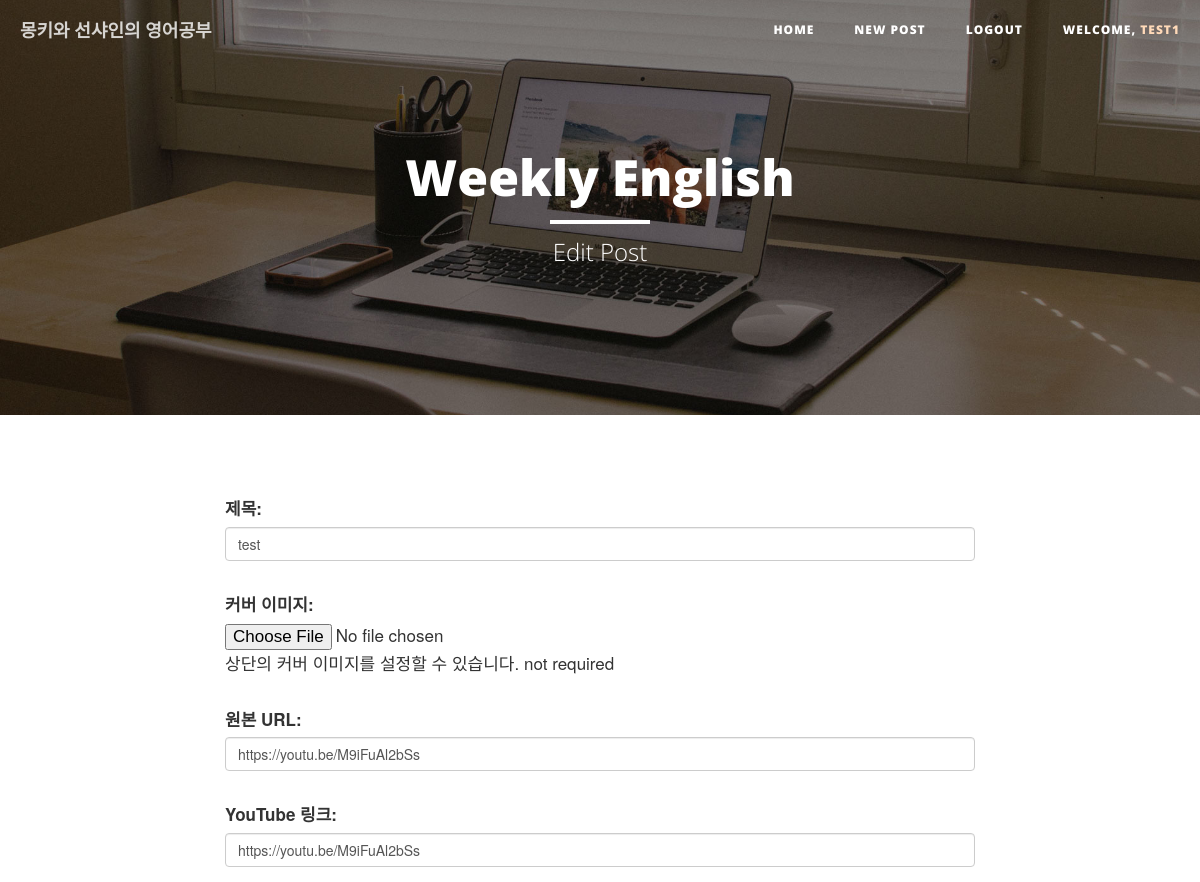
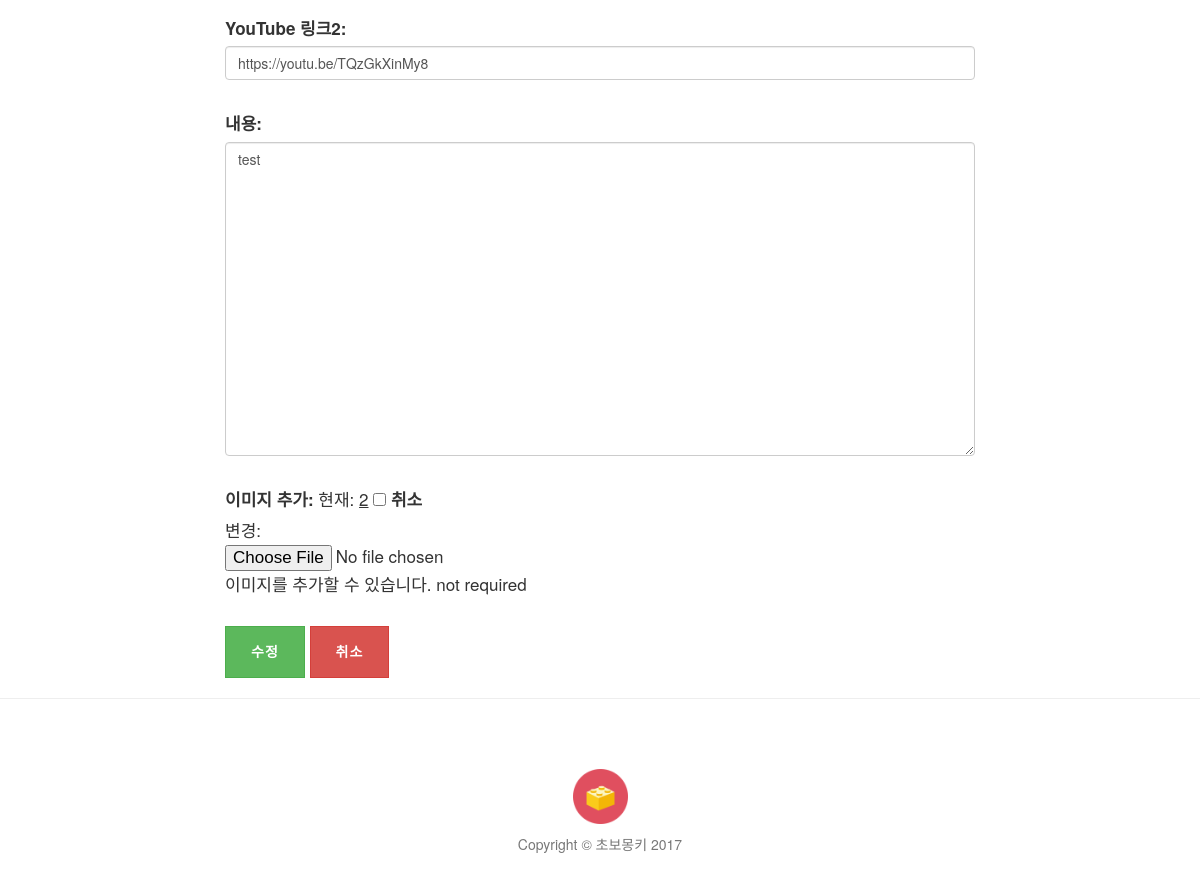
The app's page /post/62/edit/ (signed in) with its own data (2 pictures, top to bottom).
### study/models.py (models this page shows, shortened)
class Post(models.Model):
    author = models.ForeignKey('auth.User')
    title = models.CharField(max_length=200, verbose_name='제목')
    origin = models.CharField(max_length=200,  blank=True, null=True, verbose_name='원본 URL')
    video_url = models.CharField(max_length=100, blank=True, null=True, verbose_name='YouTube 링크')
    video_key = models.CharField(max_length=12, null=True, blank=True)
    video_time = models.IntegerField(null=True, blank=True)
    video_url2 = models.CharField(max_length=100, blank=True, null=True, verbose_name='YouTube 링크2')
    video_key2 = models.CharField(max_length=12, null=True, blank=True)
    video_time2 = models.IntegerField(null=True, blank=True)
    image = models.ImageField(upload_to = user_path, blank=True, verbose_name='이미지 추가', help_text='이미지를 추가할 수 있습니다. not required')
    cover_img = models.ImageField(upload_to = user_path, blank=True, verbose_name='커버 이미지', help_text='상단의 커버 이미지를 설정할 수 있습니다. not required')
    text = models.TextField(verbose_name='내용')
    created_date = models.DateTimeField(auto_now_add=True)
    class Meta:
        ordering = ['-created_date']

### study/views.py (the view)
# urls.py: url(r'^post/(?P<pk>\d+)/edit/$', views.post_edit, name='post_edit'),
@login_required
def post_edit(request, pk):
    post = get_object_or_404(Post, pk=pk)
    if request.method == 'POST':
        form = PostForm(request.POST,request.FILES, instance=post)
        if form.is_valid():
            post = form.save(commit=False)
            post.author = request.user
            if len(post.video_url) == 0 :
                post.video_key = None
                post.save()
            if len(post.video_url2) == 0 :
                post.video_key2 = None
                post.save()
            if len(post.video_url) == 28 :
                post.video_key = post.video_url[-11:]
                post.video_time = None
                post.save()
            if len(post.video_url2) == 28 :
                post.video_key2 = post.video_url2[-11:]
                post.video_time2 = None
                post.save()
            if len(post.video_url) > 29 :
                post.video_key = post.video_url[17:17+11]
                regx_time =  r't=\d{0,2}m?\d{0,2}s?'
                result_time = re.search(regx_time, post.video_url)
                result_time = result_time.group(0)
                result_time = re.findall(r'\d+', result_time)
                if len(result_time) > 1:
                    post.video_time =  int(result_time[0])*60+int(result_time[1])
                else:
                    post.video_time = int(result_time[0])
                post.save()
            if len(post.video_url2) > 29 :
                post.video_key2 = post.video_url2[17:17+11]
                regx_time =  r't=\d{0,2}m?\d{0,2}s?'
                result_time = re.search(regx_time, post.video_url2)
                result_time = result_time.group(0)
                result_time = re.findall(r'\d+', result_time)
                if len(result_time) > 1:
                    post.video_time2 =  int(result_time[0])*60+int(result_time[1])
                else:
                    post.video_time2 = int(result_time[0])
                post.save()
            return redirect('study:post_detail', pk=post.pk)
    else:
        if post.author == request.user:
            form = PostForm(instance=post)
            return render(request, 'bsr/post_edit.html', {'form':form})
        else:
            return render(request, 'bsr/warning.html')

### study/forms.py
class PostForm(forms.ModelForm):
    class Meta:
        model = Post
        fields = ('title','cover_img', 'origin','video_url', 'video_url2', 'text', 'image')
        widgets = {
            'title' : forms.TextInput(attrs={'class': 'form-control'}),
            'origin' : forms.TextInput(attrs={'class': 'form-control','placeholder': '자료 출처를 입력해주세요.(not required)'}),
            'video_url' : forms.TextInput(attrs={'class': 'form-control', 'placeholder': 'YouTube 영상이 있다면 공유 URL을 입력해주세요.(not required)'}),
            'video_url2' : forms.TextInput(attrs={'class': 'form-control', 'placeholder': 'YouTube 영상이 있다면 공유 URL을 입력해주세요.(not required)'}),
            'text' : forms.Textarea(attrs={'class': 'form-control', 'rows':15}),
        }

### study/templates/bsr/post_edit.html (shortened to what this page needs)
{% extends 'bsr/base.html' %}
{% load staticfiles %}
{% block heading %}
<header class="intro-header" style="background-image: url('{% static 'bsr/img/home-bg.jpg' %}')">
    <div class="container">
        <div class="row">
            <div class="col-lg-8 col-lg-offset-2 col-md-10 col-md-offset-1">
              <div class="site-heading">
                <a class="heading" href="/">
                  <h1>Weekly English</h1>
                  <hr class="small">
                  <span class="subheading">Edit Post</span>
                </a>
              </div>
            </div>
        </div>
    </div>
</header>
{% endblock %}
{% block content %}
<form method="POST" class="login-form" enctype="multipart/form-data">
{{ form.as_p }}
<input type="submit" class="save btn btn-success" value="수정">
<a href="{% url 'study:post_list' %}">
  <button type="button" class="btn btn-danger">취소</button>
</a>
</form>
{% endblock content %}

### study/templates/bsr/base.html (shortened to what this page needs)
<!DOCTYPE html>
{% load staticfiles %}
<html>
<head>
    <link href="{% static 'bsr/vendor/bootstrap/css/bootstrap.min.css' %}" rel="stylesheet">
    <link href="{% static 'bsr/css/clean-blog.css' %}" rel="stylesheet">
    <link href="{% static 'bsr/vendor/font-awesome/css/font-awesome.min.css' %}" rel="stylesheet" type="text/css">
</head>
<body>
    <nav class="navbar navbar-default navbar-custom navbar-fixed-top">
        <div class="container-fluid">
            <div class="navbar-header page-scroll">
                <a class="navbar-brand" href="{% url 'study:post_list' %}">몽키와 선샤인의 영어공부</a>
            </div>
            <div class="collapse navbar-collapse" id="bs-example-navbar-collapse-1">
                <ul class="nav navbar-nav navbar-right">
                    <li>
                        <a href="{% url 'study:post_list' %}">Home</a>
                    </li>
                    <li>
                        <a href="{% url 'study:post_new' %}">New Post</a>
                    </li>
                    <li>
                        {% if user.is_active %}
                        <a href="{% url 'logout' %}">Logout</a>
                        {% else %}
                        <a href="{% url 'login' %}">Login</a>
                        {% endif %}
                    </li>
                    {% if user.is_authenticated %}
                        <li>
                            <a href="{% url 'study:post_list' %}">welcome, <span class='username'>{{ user.username }}</span></a>
                        </li>
                    {% endif %}
                </ul>
            </div>
        </div>
    </nav>
  {% block heading %}
  {% endblock %}
    <div class="container">
        <div class="row">
            <div class="col-lg-8 col-lg-offset-2 col-md-10 col-md-offset-1">
              {% block content %}
              {% endblock %}
            </div>
        </div>
    </div>
    <hr>
    <footer>
        <div class="container">
            <div class="row">
                <div class="col-lg-8 col-lg-offset-2 col-md-10 col-md-offset-1">
                    <a class="footer" href="https://github.com/wayhome25"><img src="{% static 'bsr/img/profile-pic.png' %}" alt="로고" class="logo">
                    <p class="copyright text-muted">Copyright &copy; 초보몽키 2017</p></a>
                </div>
            </div>
        </div>
    </footer>
</body>
</html>

### study/static/bsr/css/clean-blog.css (style rules this page uses)
body { font-size: 17px; color: #333333; line-height: 2; }
p { line-height: 1.5; margin: 30px 0; }
p a { text-decoration: underline; }
h1, h2, h3, h4, h5, h6 { font-family: 'Open Sans', 'Helvetica Neue', Helvetica, Arial, sans-serif; font-weight: 800; }
a { color: #333333; }
hr.small { max-width: 100px; margin: 15px auto; border-width: 4px; border-color: white; }
.navbar-custom { position: absolute; top: 0; left: 0; width: 100%; z-index: 3; font-family: 'Open Sans', 'Helvetica Neue', Helvetica, Arial, sans-serif; }
.navbar-custom .navbar-brand { font-weight: 800; }
.navbar-custom .nav li a { text-transform: uppercase; font-size: 12px; font-weight: 800; letter-spacing: 1px; }
@media only screen and (min-width: 768px) { .navbar-custom { background: transparent; border-bottom: 1px solid transparent; } }
@media only screen and (min-width: 768px) { .navbar-custom .navbar-brand { color: white; padding: 20px; } }
@media only screen and (min-width: 768px) { .navbar-custom .nav li a { color: white; padding: 20px; } }
@media only screen and (min-width: 1170px) { .navbar-custom { -webkit-transition: background-color 0.3s; -moz-transition: background-color 0.3s; transition: background-color 0.3s; -webkit-transform: translate3d(0, 0, 0); -moz-transform: translate3d(0, 0, 0); -ms-transform: translate3d(0, 0, 0); -o-transform: translate3d(0, 0, 0); transform: translate3d(0, 0, 0); -webkit-backface-visibility: hidden; backface-visibility: hidden; } }
.intro-header { background-color: #777777; background: no-repeat center center; background-attachment: scroll; -webkit-background-size: cover; -moz-background-size: cover; background-size: cover; -o-background-size: cover; margin-bottom: 50px; }
.intro-header .site-heading, .intro-header .post-heading, .intro-header .page-heading { padding: 100px 0 50px; color: white; }
@media only screen and (min-width: 768px) { .intro-header .site-heading, .intro-header .post-heading, .intro-header .page-heading { padding: 150px 0; } }
.intro-header .site-heading, .intro-header .page-heading { text-align: center; }
.intro-header .site-heading h1, .intro-header .page-heading h1 { margin-top: 0; font-size: 35px; }
.intro-header .site-heading .subheading, .intro-header .page-heading .subheading { font-size: 24px; line-height: 1.1; display: block; font-family: 'Open Sans', 'Helvetica Neue', Helvetica, Arial, sans-serif; font-weight: 300; margin: 10px 0 0; }
@media only screen and (min-width: 768px) { .intro-header .site-heading h1, .intro-header .page-heading h1 { font-size: 50px; } }
footer { padding: 50px 0 65px; }
footer .copyright { font-size: 14px; text-align: center; margin-bottom: 0; }
.btn { font-family: 'Open Sans', 'Helvetica Neue', Helvetica, Arial, sans-serif; text-transform: uppercase; font-size: 14px; font-weight: 800; letter-spacing: 1px; border-radius: 0; padding: 15px 25px; }
body { -webkit-tap-highlight-color: #0085A1; }
.logo { display: block; margin-left: auto; margin-right: auto; width: 55px; }
.copyright { margin-top: 10px; }
.heading { color: white; }
.username { color: PeachPuff ; }

### records on screen
Post: title "test", origin "https://youtu.be/M9iFuAl2bSs", video_url "https://youtu.be/M9iFuAl2bSs", video_url2 "https://youtu.be/TQzGkXinMy8", text "test"

### other values on screen
{{ user.username }} "TEST1"
